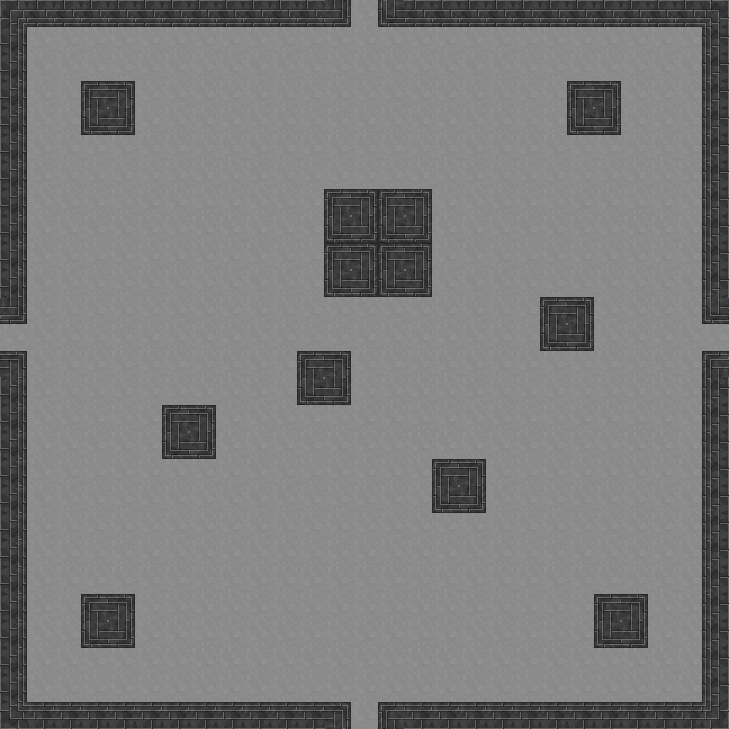

Tiled map render using the project's own tile images. Description and the whole map definition, tile-layer contents included, below:
An orthogonal 27x27 tile map with 27x27 px tiles, 1 tile layer (Room) and 17 objects (17x Wall).

<map version="1.0" orientation="orthogonal" renderorder="right-down" width="27" height="27" tilewidth="27" tileheight="27" nextobjectid="29">
 <tileset firstgid="1" name="Dungeoneer Tileset" tilewidth="27" tileheight="27" tilecount="27">
  <image source="tileset.png" width="81" height="243" />
 </tileset>
 <layer name="Room" width="27" height="27">
  <data encoding="csv">
1,2,2,2,2,2,2,2,2,2,2,2,15,5,14,2,2,2,2,2,2,2,2,2,2,2,3,
4,5,5,5,5,5,5,5,5,5,5,5,5,5,5,5,5,5,5,5,5,5,5,5,5,5,6,
4,5,5,5,5,5,5,5,5,5,5,5,5,5,5,5,5,5,5,5,5,5,5,5,5,5,6,
4,5,5,11,12,5,5,5,5,5,5,5,5,5,5,5,5,5,5,5,5,11,12,5,5,5,6,
4,5,5,14,15,5,5,5,5,5,5,5,5,5,5,5,5,5,5,5,5,14,15,5,5,5,6,
4,5,5,5,5,5,5,5,5,5,5,5,5,5,5,5,5,5,5,5,5,5,5,5,5,5,6,
4,5,5,5,5,5,5,5,5,5,5,5,5,5,5,5,5,5,5,5,5,5,5,5,5,5,6,
4,5,5,5,5,5,5,5,5,5,5,5,11,12,11,12,5,5,5,5,5,5,5,5,5,5,6,
4,5,5,5,5,5,5,5,5,5,5,5,14,15,14,15,5,5,5,5,5,5,5,5,5,5,6,
4,5,5,5,5,5,5,5,5,5,5,5,11,12,11,12,5,5,5,5,5,5,5,5,5,5,6,
4,5,5,5,5,5,5,5,5,5,5,5,14,15,14,15,5,5,5,5,5,5,5,5,5,5,6,
15,5,5,5,5,5,5,5,5,5,5,5,5,5,5,5,5,5,5,5,11,12,5,5,5,5,14,
5,5,5,5,5,5,5,5,5,5,5,5,5,5,5,5,5,5,5,5,14,15,5,5,5,5,5,
12,5,5,5,5,5,5,5,5,5,5,11,12,5,5,5,5,5,5,5,5,5,5,5,5,5,11,
4,5,5,5,5,5,5,5,5,5,5,14,15,5,5,5,5,5,5,5,5,5,5,5,5,5,6,
4,5,5,5,5,5,11,12,5,5,5,5,5,5,5,5,5,5,5,5,5,5,5,5,5,5,6,
4,5,5,5,5,5,14,15,5,5,5,5,5,5,5,5,5,5,5,5,5,5,5,5,5,5,6,
4,5,5,5,5,5,5,5,5,5,5,5,5,5,5,5,11,12,5,5,5,5,5,5,5,5,6,
4,5,5,5,5,5,5,5,5,5,5,5,5,5,5,5,14,15,5,5,5,5,5,5,5,5,6,
4,5,5,5,5,5,5,5,5,5,5,5,5,5,5,5,5,5,5,5,5,5,5,5,5,5,6,
4,5,5,5,5,5,5,5,5,5,5,5,5,5,5,5,5,5,5,5,5,5,5,5,5,5,6,
4,5,5,5,5,5,5,5,5,5,5,5,5,5,5,5,5,5,5,5,5,5,5,5,5,5,6,
4,5,5,11,12,5,5,5,5,5,5,5,5,5,5,5,5,5,5,5,5,5,11,12,5,5,6,
4,5,5,14,15,5,5,5,5,5,5,5,5,5,5,5,5,5,5,5,5,5,14,15,5,5,6,
4,5,5,5,5,5,5,5,5,5,5,5,5,5,5,5,5,5,5,5,5,5,5,5,5,5,6,
4,5,5,5,5,5,5,5,5,5,5,5,5,5,5,5,5,5,5,5,5,5,5,5,5,5,6,
7,8,8,8,8,8,8,8,8,8,8,8,12,5,11,8,8,8,8,8,8,8,8,8,8,8,9
</data>
 </layer>
 <objectgroup color="#00007f" name="Walls">
  <object id="7" name="Wall" type="Wall" x="0" y="0" width="27" height="324" />
  <object id="8" name="Wall" type="Wall" x="0" y="351" width="27" height="378" />
  <object id="9" name="Wall" type="Wall" x="702" y="0" width="27" height="324" />
  <object id="10" name="Wall" type="Wall" x="702" y="351" width="27" height="378" />
  <object id="11" name="Wall" type="Wall" x="27" y="0" width="324" height="27" />
  <object id="12" name="Wall" type="Wall" x="378" y="0" width="324" height="27" />
  <object id="13" name="Wall" type="Wall" x="378" y="702" width="324" height="27" />
  <object id="14" name="Wall" type="Wall" x="27" y="702" width="324" height="27" />
  <object id="15" name="Wall" type="Wall" x="81" y="594" width="54" height="54" />
  <object id="16" name="Wall" type="Wall" x="162" y="405" width="54" height="54" />
  <object id="17" name="Wall" type="Wall" x="297" y="351" width="54" height="54" />
  <object id="19" name="Wall" type="Wall" x="540" y="297" width="54" height="54" />
  <object id="20" name="Wall" type="Wall" x="432" y="459" width="54" height="54" />
  <object id="21" name="Wall" type="Wall" x="594" y="594" width="54" height="54" />
  <object id="22" name="Wall" type="Wall" x="324" y="189" width="108" height="108" />
  <object id="23" name="Wall" type="Wall" x="567" y="81" width="54" height="54" />
  <object id="24" name="Wall" type="Wall" x="81" y="81" width="54" height="54" />
 </objectgroup>
</map>